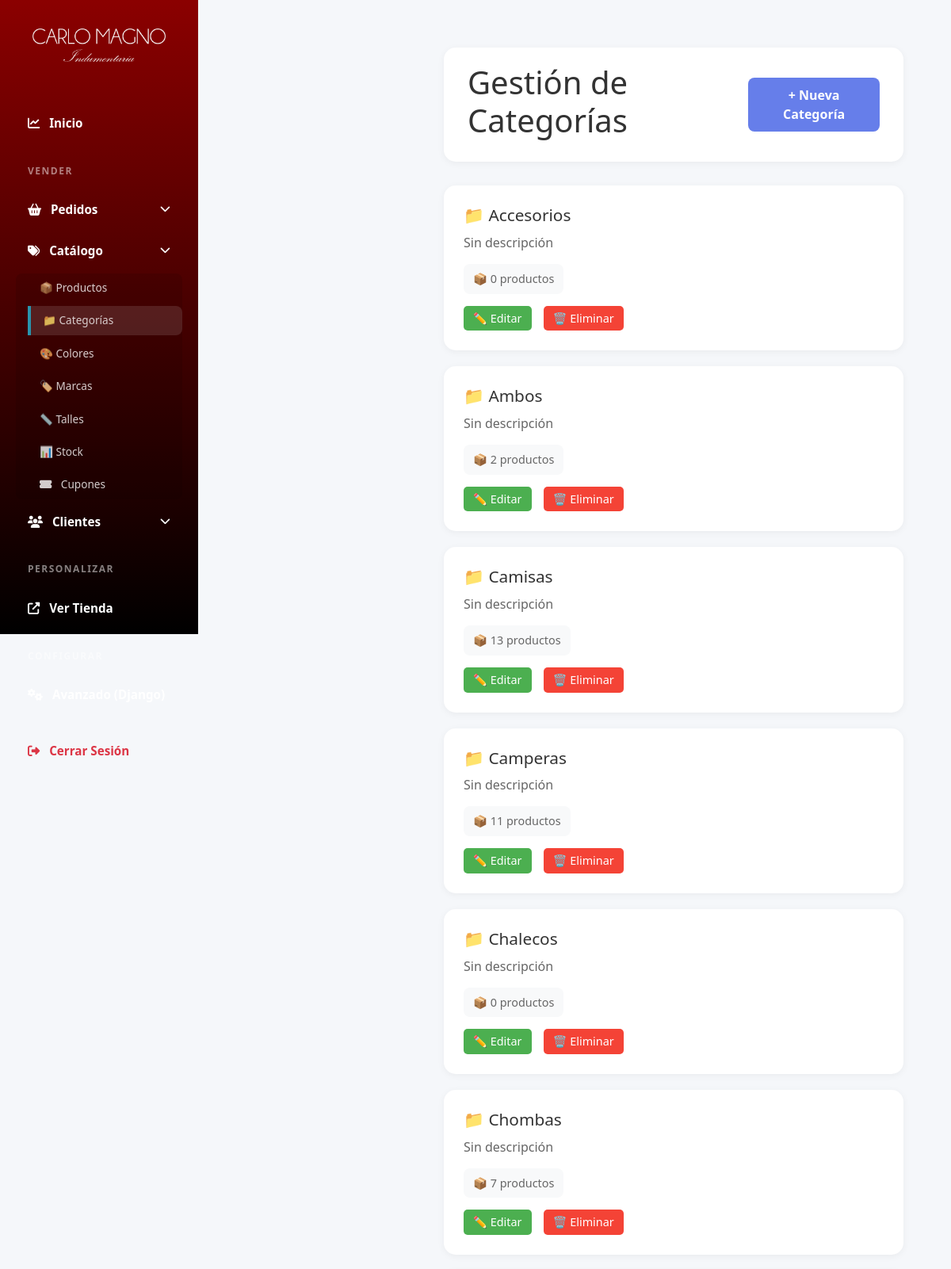
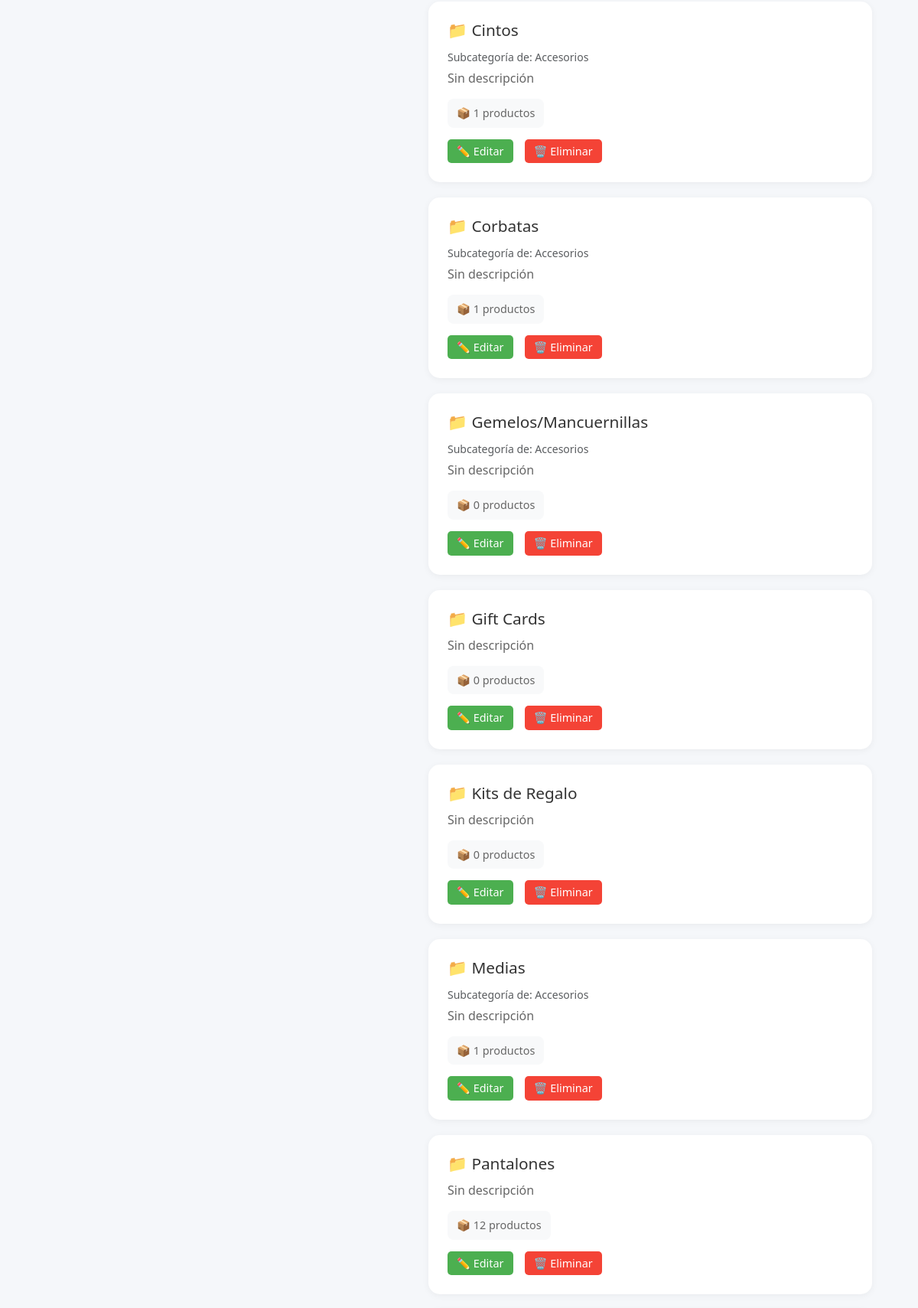
The page /panel/categorias/ (signed in, upper part) on the database its author committed (2 pictures, top to bottom).
### productos/models.py (models this page shows, shortened)
class Categoria(models.Model):
    nombre = models.CharField(max_length=100, verbose_name='Nombre')
    descripcion = models.TextField(blank=True, verbose_name='Descripción')
    parent = models.ForeignKey(
        'self',
        on_delete=models.CASCADE,
        null=True,
        blank=True,
        related_name='subcategorias',
        verbose_name='Categoría Padre'
    )
    class Meta:
        verbose_name = 'Categoría'
        verbose_name_plural = 'Categorías'
        ordering = ['nombre']

### custom_admin/views.py (the view)
# urls.py: path('panel/categorias/', admin_views.categorias, name='categorias'),
@login_required(login_url='login')
def categorias(request):
    if not request.user.is_staff:
        return redirect('home')
    categories = Categoria.objects.all()
    return render(request, 'custom_admin/categorias.html', {'categories': categories})

### productos/context_processors.py (called while the page is built, shortened)
def cart_processor(request):
    carrito = None
    cantidad_total = 0
    if request.user.is_authenticated:
        try:
            carrito = Carrito.objects.get(usuario=request.user)
            cantidad_total = carrito.get_cantidad_total()
        except Carrito.DoesNotExist:
            pass
    return {
        'carrito': carrito,
        'carrito_cantidad': cantidad_total
    }

### productos/models.py (called while the page is built)
    def get_cantidad_total(self):
        return sum(item.cantidad for item in self.items.all())

### templates/custom_admin/categorias.html (shortened to what this page needs)
{% extends 'custom_admin/base.html' %}
{% load static %}
{%block extra_css %}
<link rel="stylesheet" href="{% static 'css/categorias.css' %}" />
{% endblock %}
{% block content %}
<div class="main-content">
	<div class="header">
		<h1>Gestión de Categorías</h1>
		<a href="{% url 'agregar_categoria' %}" class="btn btn-primary">+ Nueva Categoría</a>
	</div>
	{% if categories %}
	<div class="categories-grid">
		{% for categoria in categories %}
		<div class="category-card">
			<h3>📁 {{ categoria.nombre }}</h3>
            {% if categoria.parent %}
                <p class="text-muted mb-1"><small>Subcategoría de: {{ categoria.parent.nombre }}</small></p>
            {% endif %}
			<p>{{ categoria.descripcion|default:"Sin descripción" }}</p>
			<div class="category-stats">
				<span class="stat">📦 {{ categoria.productos.count }} productos</span>
			</div>
			<div class="actions">
				<a href="{% url 'editar_categoria' categoria.id %}" class="btn-edit">✏️ Editar</a>
				<a href="{% url 'eliminar_categoria' categoria.id %}" class="btn-delete">🗑️ Eliminar</a>
			</div>
		</div>
		{% endfor %}
	</div>
	{% else %}
	<div class="empty-state">
		<h2>No hay categorías registradas</h2>
	</div>
	{% endif %}
</div>
{% load static %}
{% endblock %}

### static/css/style_admin.css (style rules this page uses)
* { margin: 0; padding: 0; box-sizing: border-box; }
body { font-family: "Segoe UI", Tahoma, Geneva, Verdana, sans-serif; background: #f5f7fa; }
.main-content { margin-left: 250px; padding: 30px; }
.header { background: white; padding: 20px 30px; border-radius: 15px; box-shadow: 0 2px 10px rgba(0, 0, 0, 0.05); margin-bottom: 30px; display: flex; justify-content: space-between; align-items: center; }
.header h1 { color: #333; }
.btn { padding: 10px 20px; border: none; border-radius: 8px; cursor: pointer; font-weight: 600; text-decoration: none; display: inline-block; transition: all 0.3s ease; }
.btn-primary { background: #667eea; color: white; }
.btn-edit { background: #4caf50; color: white; padding: 5px 12px; border-radius: 5px; text-decoration: none; font-size: 0.9em; margin-right: 5px; }
.btn-delete { background: #f44336; color: white; padding: 5px 12px; border-radius: 5px; text-decoration: none; font-size: 0.9em; }

### static/css/categorias.css (style rules this page uses)
.categories-grid { display: grid; grid-template-columns: repeat(auto-fill, minmax(300px, 1fr)); gap: 20px; }
.category-card { background: white; border-radius: 15px; padding: 25px; box-shadow: 0 2px 10px rgba(0, 0, 0, 0.05); transition: all 0.3s ease; }
.category-card h3 { color: #333; font-size: 1.3em; margin-bottom: 10px; }
.category-card p { color: #666; margin-bottom: 15px; line-height: 1.5; }
.category-stats { display: flex; gap: 15px; margin-bottom: 15px; }
.stat { background: #f8f9fa; padding: 8px 12px; border-radius: 8px; font-size: 0.9em; color: #666; }
.actions { display: flex; gap: 10px; }

### rows shown on the page
Categoria: nombre "Accesorios", descripcion "Sin descripción", productos.count "0"
Categoria: nombre "Ambos", descripcion "Sin descripción", productos.count "2"
Categoria: nombre "Camisas", descripcion "Sin descripción", productos.count "13"
Categoria: nombre "Camperas", descripcion "Sin descripción", productos.count "11"
Categoria: nombre "Chalecos", descripcion "Sin descripción", productos.count "0"
Categoria: nombre "Chombas", descripcion "Sin descripción", productos.count "7"
Categoria: nombre "Cintos", parent.nombre "Accesorios", descripcion "Sin descripción", productos.count "1"
Categoria: nombre "Corbatas", parent.nombre "Accesorios", descripcion "Sin descripción", productos.count "1"
Categoria: nombre "Gemelos/Mancuernillas", parent.nombre "Accesorios", descripcion "Sin descripción", productos.count "0"
Categoria: nombre "Gift Cards", descripcion "Sin descripción", productos.count "0"
Categoria: nombre "Kits de Regalo", descripcion "Sin descripción", productos.count "0"
Categoria: nombre "Medias", parent.nombre "Accesorios", descripcion "Sin descripción", productos.count "1"
Categoria: nombre "Pantalones", descripcion "Sin descripción", productos.count "12"
